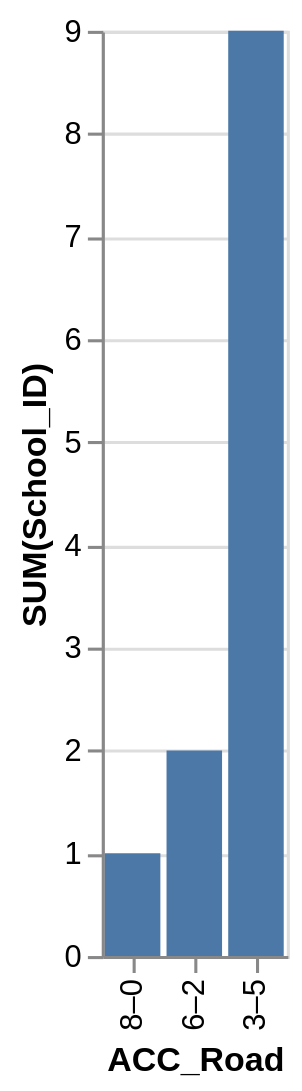

The specification (Vega-Lite) saved for this image:
### Vega-Lite specification from a JSON file in a GitHub repository (floating-point values rounded to 4 significant figures)
{"data": {"values": [{"x_data": "8–0", "y_data": 1}, {"x_data": "6–2", "y_data": 2}, {"x_data": "3–5", "y_data": 9}]}, "mark": "bar", "encoding": {"x": {"field": "x_data", "type": "nominal", "title": "ACC_Road", "sort": {"op": "sum", "field": "y_data", "order": "ascending"}}, "y": {"field": "y_data", "type": "quantitative", "title": "SUM(School_ID)"}}}
